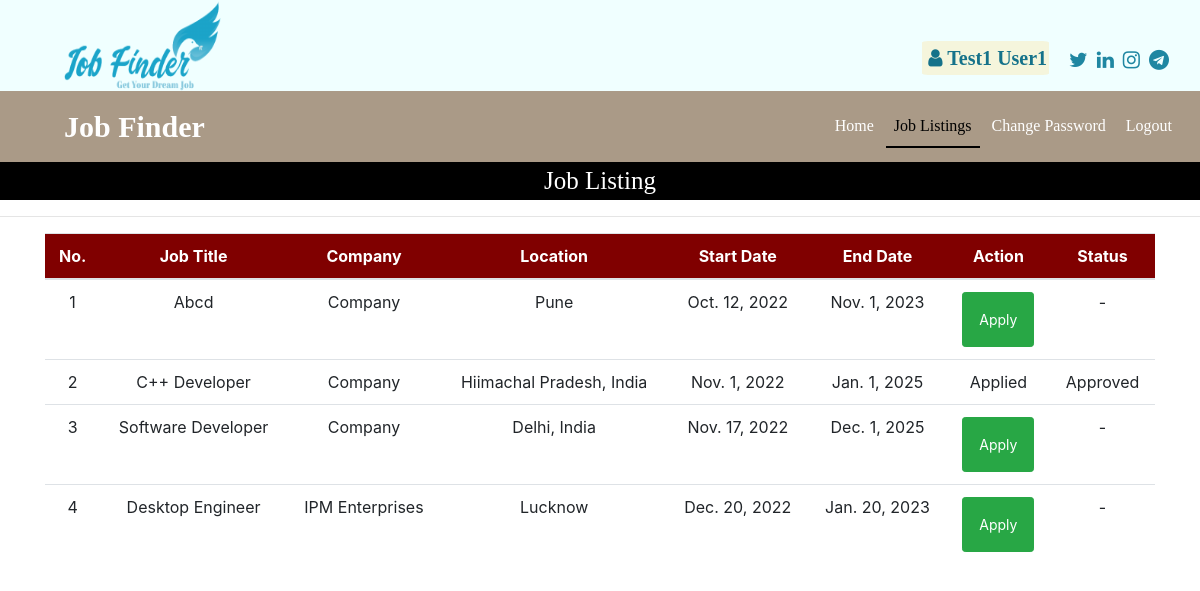
/user_latest_jobs (signed in), run on the app's committed database.
### job/models.py (models this page shows, shortened)
class Job(models.Model):
    recruiter = models.ForeignKey(Recruiter, on_delete=models.CASCADE)
    start_date = models.DateField()
    end_date = models.DateField()
    image = models.FileField(null=True)
    title = models.CharField(max_length=100)
    salary = models.IntegerField()
    description = models.CharField(max_length=200)
    experience = models.CharField(max_length=50)
    location = models.CharField(max_length=100)
    skills = models.CharField(max_length=100)
    creation_date = models.DateField()

class Recruiter(models.Model):
    user = models.ForeignKey(User, on_delete=models.CASCADE)
    mobile = models.CharField(max_length=15, null=True)
    image = models.FileField(null=True)
    gender = models.CharField(max_length=10, null=True)
    company = models.CharField(max_length=50, null=True)
    type = models.CharField(max_length=15, null=True)
    status = models.CharField(max_length=20, null=True)

### job/views.py (the view)
# urls.py: path('user_latest_jobs', user_latest_jobs, name="user_latest_jobs"),
def user_latest_jobs(request):
    job = Job.objects.all().order_by('start_date')
    user = request.user
    jobseeker = JobSeeker.objects.get(user=user)
    data2 =Apply.objects.filter(jobseeker=jobseeker)
    data = JobStatus.objects.filter(jobseeker=jobseeker)
    li = []
    ai = []
    ri = []
    for i in data2:
        li.append(i.job.id)
    for i in data:
        if i.status == "Accept":
            ai.append(i.apply.job.id)
            if i.apply.job.id in ri:
                ri.remove(i.apply.job.id)
        elif i.status == "Reject":
            ri.append(i.apply.job.id)
            if i.apply.job.id in ai:
                ai.remove(i.apply.job.id)
    d = {'job': job, 'li': li, 'ai':ai, 'ri':ri}
    return render(request, 'user_latest_jobs.html', d)

### job/templates/user_latest_jobs.html (shortened to what this page needs)
{% load static %}
{% block body %}
{% include 'user_navigations.html' %}
<div class="bef_log_page" value="user_job_listing" style="font-family:'Monotype Corsiva'; font-size:25px; color: white; background-color: black; text-align: center">
    Job Listing
</div>
<hr>
<div class="container">
<table class="table table-hover" id="example">
    <thead>
    <tr style="background-color: maroon; color: white; text-align: center">
        <th>No.</th>
        <th>Job Title</th>
        <th>Company</th>
        <th>Location</th>
        <th>Start Date</th>
        <th>End Date</th>
        <th>Action</th>
        <th>Status</th>
    </tr>
    </thead>
    <tbody>
    {% for i in job %}
    <tr style="text-align: center">
        <td>{{forloop.counter}}</td>
        <td>{{i.title}}</td>
        <td>{{i.recruiter.company}}</td>
        <td>{{i.location}}</td>
        <td>{{i.start_date}}</td>
        <td>{{i.end_date}}</td>
        {% if i.id in li %}
        <td>Applied</td>
        {% else %}
        <td><a href="{% url 'job_details' i.id %}" class="btn btn-success btn-sm p-3">Apply</a>
            {% endif %}
        </td>
        {% if i.id in ai %}
        <td>Approved</td>
        {% elif i.id in ri %}
        <td>Rejected</td>
        {% else %}
        <td> - </td>
        {% endif %}
    </tr>
    {% endfor %}
    </tbody>
</table>
</div>
{% endblock %}

### job/templates/user_navigations.html (shortened to what this page needs)
<html xmlns="http://www.w3.org/1999/html">
<head>
    {% load static %}
    <link rel="stylesheet" href="https://cdn.jsdelivr.net/npm/bootstrap@4.6.1/dist/css/bootstrap.min.css">
    <link rel="stylesheet" href="https://cdnjs.cloudflare.com/ajax/libs/font-awesome/4.7.0/css/font-awesome.min.css">
</head>
<body>
<div class="row topbefnav" style="
	font-family: 'Monotype Corsiva';
    padding: 0px;
    display: flex;
    margin: 0px !important;
	justify-content:flex-end;
    width: 100%;
    align-items: center;
">
    <div class="row" style="align-items:center;height: 105px;width: 100%;padding-right: 0px;background: azure;margin-right: 0px;margin-top: -14px;">
        <div class="col-sm-8 text-center" style="
    height: inherit;
    display: flex;
    justify-content: flex-start;
    align-items: flex-end;
    padding-left: 4rem;
">
    <img src="/static/images/logo1.png" style="width: 160px;height: 100px;margin-bottom: -7px;">
        </div>
        <div class="col-sm-4 text-right" style="height: inherit;display: flex;padding-bottom: 1rem;justify-content: flex-end;align-items: flex-end;">
            <div class="navbar-brand text-white font-weight-bold pl-5" style="font-family:'Monotype Corsiva';font-size: 20px;color: #15728a !important;padding: 0px !important;border:2px solid #f5f5dc;border-radius:5%;background:#f5f5dc;"><i class="fa fa-user pl-1"></i> {{request.user.first_name}} {{request.user.last_name}}</div>
<div style="font-weight: bold;font-size: 20px;color: #1f87a2;padding-right:1rem;">
                <span>
                    <a href="https://twitter.com/home"><i class="fa fa-twitter pl-1"></i></a>
                    <a href="/"><i class="fa fa-linkedin pl-1"></i></a>
                    <a href="https://www.instagram.com/nirdosht__/?hl=en"><i class="fa fa-instagram pl-1"></i></a>
                    <a href="https://telegram.org/"><i class="fa fa-telegram pl-1"></i></a>
                </span>
            </div>
        </div>
    </div>
</div>
<nav class="navbar navbar-expand-sm" style="
    background-color: #aa9a87;
    width: inherit;
    font-family: 'Monotype Corsiva';
">
    <div><a class="navbar-brand text-white pl-5 font-weight-bold" style="font-family:'Monotype Corsiva'; font-size:30px">Job Finder</a></div>
    <ul class="navbar-nav text-center" style="
    flex: auto;
    justify-content: end;
">
        <li class="nav-item">
            <a class="nav-link user_home" href="{% url 'user_home' %}" style="">Home</a>
        </li>
        <li class="nav-item">
            <a class="nav-link user_job_listing" href="{% url 'user_latest_jobs' %}">Job Listings</a>
        </li>
        <li class="nav-item">
            <a class="nav-link user_change_password" href="{% url 'change_password_user' %}">Change Password</a>
        </li>
        <li class="nav-item">
            <a class="nav-link user_logout" href="{% url 'Logout' %}">Logout</a>
        </li>
    </ul>
</nav>
</body>
</html>

### job/templates/user_navigations.html (style rules this page uses)
.nav-link { color:white !important; margin-right: 4px }
.topbefnav a:link { color: #1f87a2; background-color: transparent; text-decoration: none; }

### data on the page
Job: title "Abcd", recruiter.company "Company", location "Pune", start_date "Oct. 12, 2022", end_date "Nov. 1, 2023", shows "Apply"
Job: title "C++ Developer", recruiter.company "Company", location "Hiimachal Pradesh, India", start_date "Nov. 1, 2022", end_date "Jan. 1, 2025", shows "Applied", shows "Approved"
Job: title "Software Developer", recruiter.company "Company", location "Delhi, India", start_date "Nov. 17, 2022", end_date "Dec. 1, 2025", shows "Apply"
Job: title "Desktop Engineer", recruiter.company "IPM Enterprises", location "Lucknow", start_date "Dec. 20, 2022", end_date "Jan. 20, 2023", shows "Apply"

### other printed values
{{ request.user.first_name }} "Test1"
{{ request.user.last_name }} "User1"
